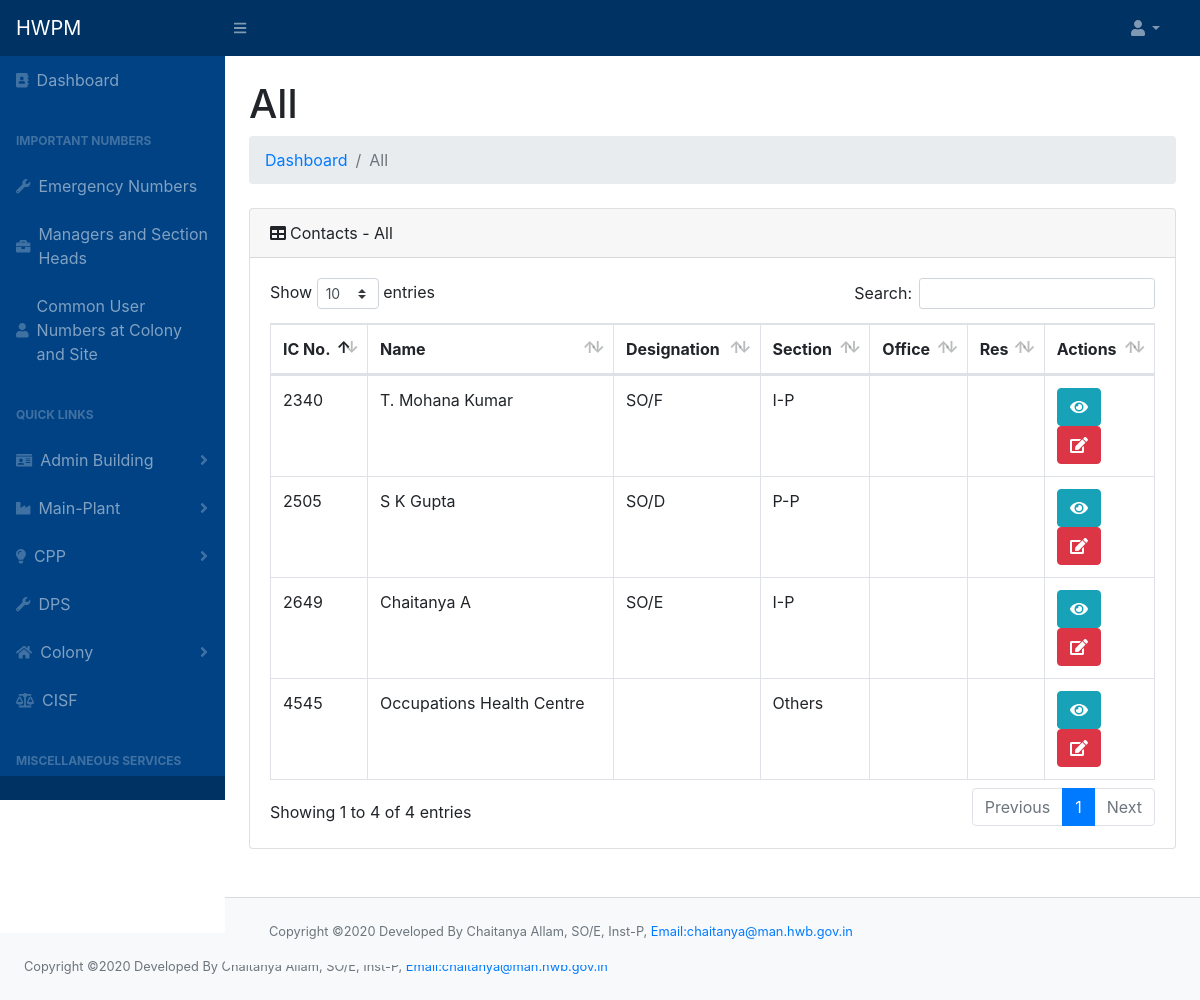
Screenshot of /all.php with the database file from the repository.
### tables this page shows
CREATE TABLE `employee` (
  `icno` int(10) NOT NULL,
  `name` varchar(50) NOT NULL,
  `designation` varchar(50) NOT NULL,
  `section` varchar(50) NOT NULL,
  `pno` int(20) NOT NULL,
  `email` varchar(100) DEFAULT NULL,
  `mobile` varchar(20) NOT NULL,
  `cat1` int(11) NOT NULL,
  `cat2` int(11) NOT NULL,
  `cat3` int(11) NOT NULL,
  `cat4` int(11) NOT NULL
);

### all.php (the view, shortened to what this page needs)
<!DOCTYPE html>
<html lang="en">
<?php include "header.php";
?>
<div id="layoutSidenav_content">
  <main>
    <div class="container-fluid">
      <h1 class="mt-4">All</h1>
      <ol class="breadcrumb mb-4">
        <li class="breadcrumb-item"><a href="index.php">Dashboard</a></li>
        <?php if (isset($_GET['act'])) { ?>
          <li class="breadcrumb-item"><a href="mech.php">All </a></li>
          <li class="breadcrumb-item active">
          <?php
          $query = $conn->query("SELECT * FROM `main_act` where `eno`='" . $_GET['act'] . "'");
          if (!$query) die($conn->error);
          while ($row = $query->fetch_assoc()) {
            echo $row['act_name'];
          }
        } else echo "<li class='breadcrumb-item active'>All</a></li>";
          ?>
      </ol>
        <div class="card mb-4">
                <div class="card-header"><i class="fas fa-table mr-1"></i>Contacts - All</div>
                <div class="card-body">
                    <div class="table-responsive table-hover">
                        <table class="table table-bordered" id="dataTable" width="100%" cellspacing="0">
                            <thead>
                                <tr>
                                    <th>IC No.</th>
                                    <th>Name</th>
                                    <th>Designation</th>
                                    <th>Section</th>
                                    <th>Office</th>
                                    <th>Res</th>
                                    <th>Actions</th>
                                </tr>
                            </thead>
                            <tbody>
                                <?php $query = $conn->query("SELECT * FROM `employee`");
                                while ($row = $query->fetch_assoc()) {
                                    echo"<tr>";
                                    ?>
                                    <td><?php echo $row['icno']?></td>
                                    <td><?php echo $row['name']?></td>
                                    <td><?php echo $row['designation']?></td>
                                    <td><?php echo $row['section']?></td>
                                    <td></td>
                                    <td></td>
                                    <td>
                                    <button type="button" class="btn btn-info" data-toggle="modal" data-target="#myModal1"><i class="fa fa-eye"></i></button>
                                    <button type="button" class="btn btn-danger" data-toggle="modal" data-target="#myModal2"><i class="fa fa-edit"></i></button>
                                    </td>
                                    <?php
                                    echo "</tr>";
                                } ?>
                            </tbody>
                        </table>
                    </div>
                </div>
            </div>
        </div>
    </main>
    <br>
    <footer class="py-4 bg-light mt-auto card-footer">
        <div class="container-fluid">
            <div class="d-flex align-items-center justify-content-between small">
                <div class="text-muted">Copyright &copy;2020 Developed By Chaitanya Allam, SO/E, Inst-P, <a href="mailto:chaitanya@man.hwb.gov.in" style="font-size:0.8rem">Email:chaitanya@man.hwb.gov.in</a></div>
            </div>
        </div>
    </footer>
</div>
</div>
  <br>
  <footer class="py-4 bg-light mt-auto">
    <div class="container-fluid">
      <div class="d-flex align-items-center justify-content-between small">
        <div class="text-muted">Copyright &copy;2020 Developed By Chaitanya Allam, SO/E, Inst-P, <a href="mailto:chaitanya@man.hwb.gov.in" style="font-size:0.8rem">Email:chaitanya@man.hwb.gov.in</a></div>
      </div>
    </div>
  </footer>
<?php include "footer.php" ?>

### rows the page displays
employee: icno "2340", name "T. Mohana Kumar", designation "SO/F", section "I-P"
employee: icno "2505", name "S K Gupta", designation "SO/D", section "P-P"
employee: icno "2649", name "Chaitanya A", designation "SO/E", section "I-P"
employee: icno "4545", name "Occupations Health Centre", section "Others"
